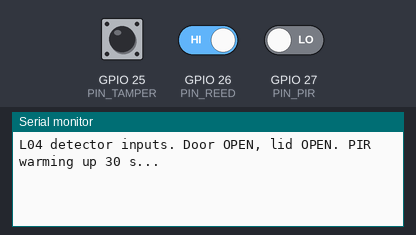
Simulated run of this sketch. Board: ESP32. On the bench: the last lines printed to the serial monitor. Inputs (shaded band) come from the test bench; at power-on: GPIO 25 (PIN_TAMPER) HIGH, GPIO 26 (PIN_REED) HIGH, GPIO 27 (PIN_PIR) LOW.

Above: at 1.7 s.
1.8 s: GPIO 25 (PIN_TAMPER) pulled LOW for 0.15 s
At 3.0 s:
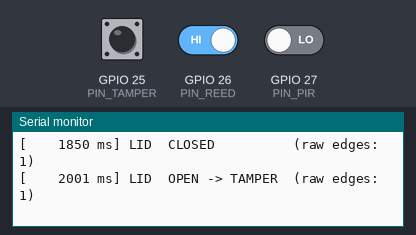
3.5 s: GPIO 26 (PIN_REED) driven LOW
At 4.7 s:
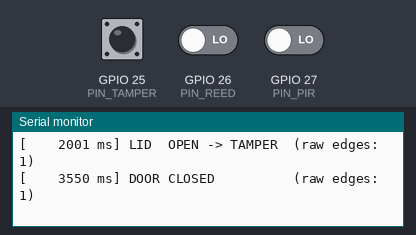
5.0 s: GPIO 26 (PIN_REED) driven HIGH
At 5.9 s:
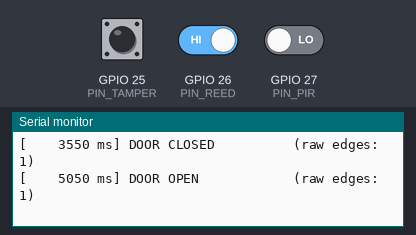
6.5 s: GPIO 25 (PIN_TAMPER) pulled LOW for 1 s
At 7.0 s:
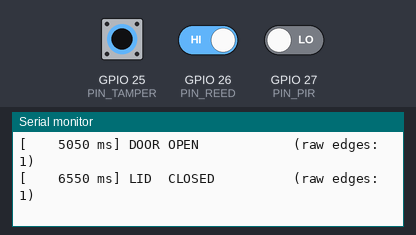
9.0 s: GPIO 25 (PIN_TAMPER) pulled LOW for 1 s
At 10.9 s:
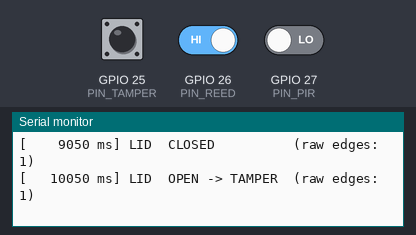
11.5 s: GPIO 26 (PIN_REED) driven LOW
At 12.1 s:
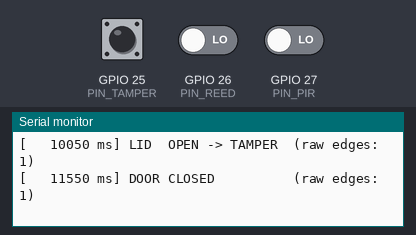

Measured:
- after the input at 1.8 s, the serial monitor: prints a new line after 0.05 s (image 1)
- after the input at 3.5 s, the serial monitor: prints a new line after 0.05 s (image 2)
- after the input at 5.0 s, the serial monitor: prints a new line after 0.05 s (image 3)
- after the input at 6.5 s, the serial monitor: prints a new line after 0.05 s (image 4)
- after the input at 9.0 s, the serial monitor: prints a new line after 0.05 s (image 5)
- after the input at 11.5 s, the serial monitor: prints a new line after 0.05 s (image 6)

The sketch:

L04_detector_inputs.ino
```cpp
/*
 * L04_detector_inputs.ino  -  Lesson 04: PIR + door + tamper on the detector (DET, Board 2)
 * PIR HC-SR501 on GPIO27 via interrupt; reed (GPIO26) and tamper (GPIO25) debounced as in L03.
 * Prints MOTION START / END with pulse length, and door / lid changes. Serial Monitor 115200.
 */
#include "debounced_input.h"

const int PIN_PIR    = 27;   // HC-SR501 OUT (3.3 V logic), HIGH = motion
const int PIN_REED   = 26;   // LOW = door CLOSED
const int PIN_TAMPER = 25;   // LOW = lid CLOSED
const uint32_t DEBOUNCE_MS   = 50;
const uint32_t PIR_WARMUP_MS = 30000;   // HC-SR501 needs ~30-60 s after power-up

// ---------- PIR: interrupt sets a flag, loop() does the work ----------
volatile bool     pirEdge = false;
volatile uint32_t pirEdgeMs = 0;

void IRAM_ATTR onPirChange() {          // runs on BOTH edges; keep it tiny
  pirEdge   = true;
  pirEdgeMs = millis();
}

// ---------- Debounced switches (see debounced_input.h) ----------
DebouncedInput reed   = {PIN_REED,   "DOOR", "CLOSED", "OPEN",           HIGH, HIGH, 0, 0};
DebouncedInput tamper = {PIN_TAMPER, "LID ", "CLOSED", "OPEN -> TAMPER", HIGH, HIGH, 0, 0};

bool pirReady = false;
bool pirHigh  = false;
uint32_t motionStartMs = 0;

void setup() {
  Serial.begin(115200);
  delay(500);
  pinMode(PIN_PIR, INPUT);               // PIR drives the line itself: no pull-up
  attachInterrupt(digitalPinToInterrupt(PIN_PIR), onPirChange, CHANGE);
  initInput(reed);
  initInput(tamper);
  Serial.printf("L04 detector inputs. Door %s, lid %s. PIR warming up %lu s...\n",
                reed.stable == LOW ? "CLOSED" : "OPEN", tamper.stable == LOW ? "CLOSED" : "OPEN",
                (unsigned long)(PIR_WARMUP_MS / 1000));
}

void loop() {
  uint32_t now = millis();

  if (!pirReady && now >= PIR_WARMUP_MS) {
    pirReady = true;
    pirHigh = digitalRead(PIN_PIR);
    Serial.printf("[%8lu ms] PIR ready (output now %s)\n", (unsigned long)now, pirHigh ? "HIGH" : "LOW");
  }

  if (pirEdge) {
    noInterrupts();
    pirEdge = false;
    uint32_t t = pirEdgeMs;
    interrupts();
    bool level = digitalRead(PIN_PIR);
    if (pirReady && level != pirHigh) {
      pirHigh = level;
      if (level) {
        motionStartMs = t;
        Serial.printf("[%8lu ms] MOTION START\n", (unsigned long)t);
      } else {
        Serial.printf("[%8lu ms] MOTION END   (output HIGH for %lu ms)\n",
                      (unsigned long)t, (unsigned long)(t - motionStartMs));
      }
    }
  }

  updateInput(reed, now, DEBOUNCE_MS);
  updateInput(tamper, now, DEBOUNCE_MS);
}
```

debounced_input.h
```cpp
// debounced_input.h - debounced switch input (pull-up, switch to GND)
// Kept in a header so the Arduino IDE's automatic prototypes cannot be
// placed before the struct definition.
#pragma once
#include <Arduino.h>

struct DebouncedInput {
  int         pin;
  const char *name;
  const char *lowText;     // meaning of LOW (switch closed)
  const char *highText;    // meaning of HIGH (switch open)
  int         raw;         // last raw reading
  int         stable;      // debounced state
  uint32_t    lastEdgeMs;  // time of last raw change
  uint16_t    edges;       // raw edges since last stable change
};

inline void initInput(DebouncedInput &in) {
  pinMode(in.pin, INPUT_PULLUP);
  in.raw = in.stable = digitalRead(in.pin);
  in.lastEdgeMs = millis();
}

// Returns true when the debounced state changed (and prints it).
inline bool updateInput(DebouncedInput &in, uint32_t now, uint32_t debounceMs) {
  int r = digitalRead(in.pin);
  if (r != in.raw) { in.raw = r; in.lastEdgeMs = now; in.edges++; }
  if (in.raw != in.stable && now - in.lastEdgeMs >= debounceMs) {
    in.stable = in.raw;
    Serial.printf("[%8lu ms] %s %-15s (raw edges: %u)\n", (unsigned long)now, in.name,
                  in.stable == LOW ? in.lowText : in.highText, in.edges);
    in.edges = 0;
    return true;
  }
  return false;
}
```
